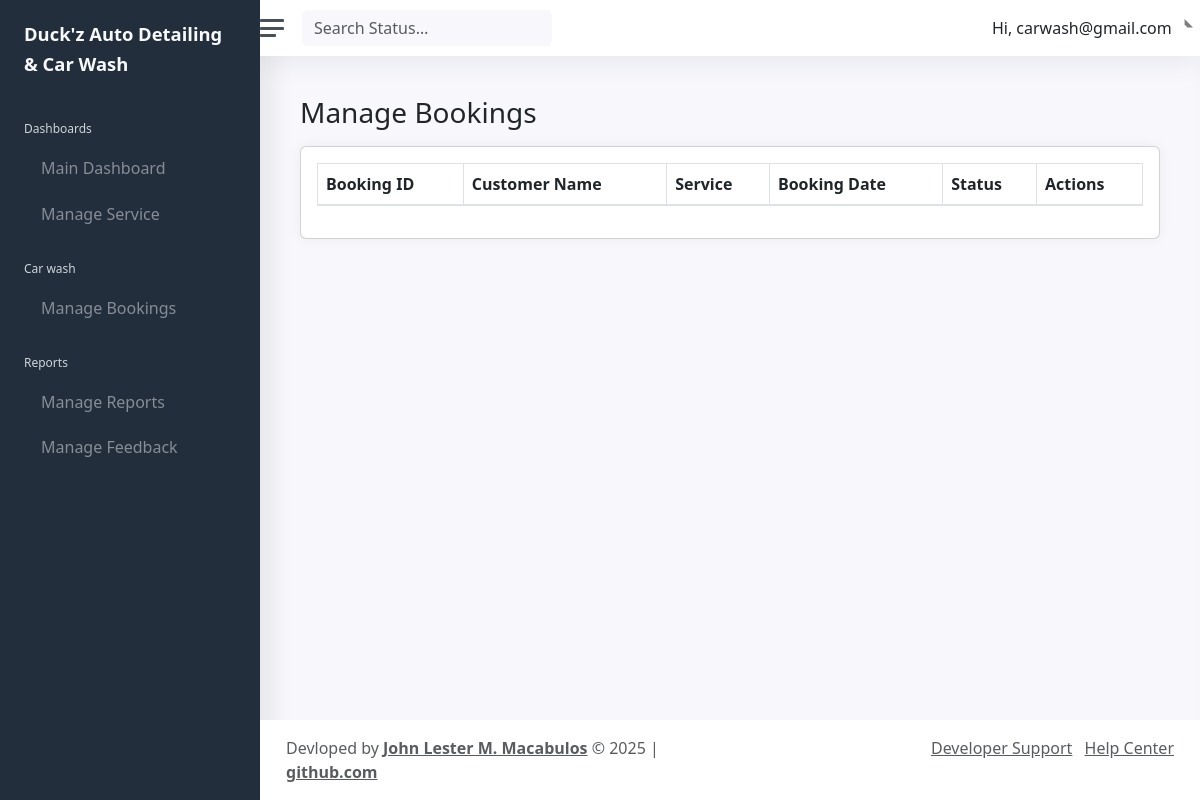
Before: /admin/manage_bookings.php (signed in) with the older database file.
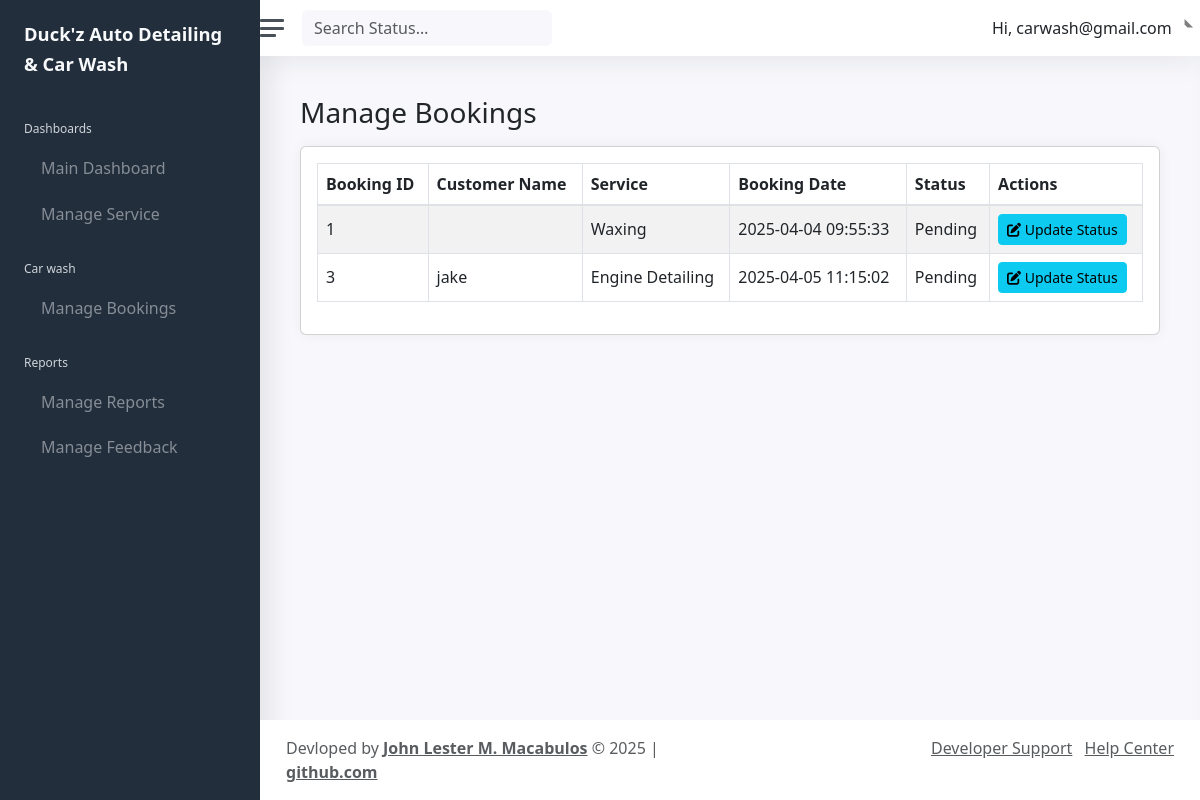
After: the same page with the newer database file.
### tables this page shows
CREATE TABLE `bookings` (
  `BookingID` int(11) NOT NULL,
  `CustomerID` int(11) NOT NULL,
  `ServiceID` int(11) NOT NULL,
  `BookingDate` datetime DEFAULT current_timestamp(),
  `StatusID` int(11) DEFAULT 1
);

CREATE TABLE `service` (
  `ServiceID` int(11) NOT NULL,
  `ServiceName` varchar(100) NOT NULL,
  `Description` text DEFAULT NULL
);

CREATE TABLE `customer` (
  `CustomerID` int(11) NOT NULL,
  `Username` varchar(50) NOT NULL,
  `EmailAddress` varchar(100) NOT NULL,
  `Age` int(11) DEFAULT NULL,
  `Password` varchar(255) NOT NULL,
  `ConfirmPassword` varchar(255) NOT NULL,
  `ProfilePicture` varchar(255) DEFAULT NULL,
  `ServiceID` int(11) DEFAULT NULL,
  `BookingDate` datetime DEFAULT NULL,
  `StatusID` int(11) DEFAULT 1
);

### admin/manage_bookings.php (the view, shortened to what this page needs)
<?php
require_once '../connection/conn.php';
$sql = "SELECT b.BookingID, b.BookingDate, b.StatusID, c.Username AS CustomerName, s.ServiceName
        FROM bookings b
        JOIN customer c ON b.CustomerID = c.CustomerID
        JOIN service s ON b.ServiceID = s.ServiceID
        ORDER BY b.BookingID ASC";
$result = mysqli_query($conn, $sql);
?>
<!DOCTYPE html>
<html lang="en">
<?php include 'includes/head.php'; ?>
<body>
<div class="wrapper">
    <?php include 'includes/nav.php'; ?>
    <div class="main">
        <?php include 'includes/navtop.php'; ?>
        <main class="content">
            <div class="container-fluid p-0">
                <h1 class="h3 mb-3">Manage Bookings</h1>
                <div class="row">
                    <div class="col-12">
                        <div class="card">
                            <div class="card-body">
                                <table id="example" class="table table-striped table-bordered">
                                    <thead>
                                        <tr>
                                            <th>Booking ID</th>
                                            <th>Customer Name</th>
                                            <th>Service</th>
                                            <th>Booking Date</th>
                                            <th>Status</th>
                                            <th>Actions</th>
                                        </tr>
                                    </thead>
                                    <tbody>
                                    <?php while ($row = mysqli_fetch_assoc($result)): ?>
                                        <tr>
                                            <td><?php echo $row['BookingID']; ?></td>
                                            <td><?php echo $row['CustomerName']; ?></td>
                                            <td><?php echo $row['ServiceName']; ?></td>
                                            <td><?php echo $row['BookingDate']; ?></td>
                                            <td><?php echo $row['StatusID'] == 1 ? 'Pending' : ($row['StatusID'] == 2 ? 'Completed' : 'Cancelled'); ?></td>
                                            <td>
                                                <button class="btn btn-info btn-sm" onclick="editBooking(<?php echo $row['BookingID']; ?>)" data-bs-toggle="modal" data-bs-target="#updateStatusModal">
                                                    <i class="fa fa-edit"></i> Update Status
                                                </button>
                                            </td>
                                        </tr>
                                    <?php endwhile; ?>
                                    </tbody>
                                </table>
                            </div>
                        </div>
                    </div>
                </div>
            </div>
        </main>
        <?php include 'includes/footer.php'; ?>
    </div>
</div>
</body>
</html>

### admin/includes/head.php (shortened to what this page needs)
<head>
	<link href="css/app.css" rel="stylesheet">
<link href="https://cdn.jsdelivr.net/npm/bootstrap@5.3.0/dist/css/bootstrap.min.css" rel="stylesheet">
    <link rel="stylesheet" href="https://cdnjs.cloudflare.com/ajax/libs/font-awesome/6.5.0/css/all.min.css">
</head>

### admin/includes/nav.php
<nav id="sidebar" class="sidebar">
			<div class="sidebar-content js-simplebar">
				<a class="sidebar-brand" href="index.php">
          <span class="align-middle">Duck'z Auto Detailing & Car Wash</span>
        </a>
				<ul class="sidebar-nav">
					<li class="sidebar-header">
						Dashboards
					</li>
					<li class="sidebar-item">
						<a class="sidebar-link" href="dashboard.php">
              <i class="align-middle" data-feather="sliders"></i> <span class="align-middle">Main Dashboard</span>
            </a>
					</li>
					<li class="sidebar-item">
						<a class="sidebar-link" href="manage_services.php">
              <i class="align-middle" data-feather="check-circle"></i> <span class="align-middle">Manage Service</span>
            </a>
					</li>
					<li class="sidebar-header">
						Car wash
					</li>
					<li class="sidebar-item">
						<a class="sidebar-link" href="manage_bookings.php">
              <i class="align-middle"></i> <span class="align-middle">Manage Bookings</span>
            </a>
					</li>
					<li class="sidebar-header">
						Reports
					</li>
					<li class="sidebar-item">
						<a class="sidebar-link" href="manage_reports.php">
              <i class="align-middle" data-feather="bar-chart-2"></i> <span class="align-middle">Manage Reports</span>
            </a>
					</li>
			<li class="sidebar-item">
						<a class="sidebar-link" href="manage_feedback.php">
              <i class="align-middle" data-feather="bar-chart-2"></i> <span class="align-middle">Manage Feedback</span>
            </a>
					</li>
				</ul>
			</div>
		</nav>

### admin/includes/navtop.php (shortened to what this page needs)
<nav class="navbar navbar-expand navbar-light navbar-bg">
   <a class="sidebar-toggle d-flex">
      <i class="hamburger align-self-center"></i>
   </a>
   <form method="POST" action="" class="form-inline d-none d-sm-inline-block">
      <div class="input-group input-group-navbar">
         <input type="text" class="form-control" placeholder="Search Status…" aria-label="Search Status" name="track">
         <div class="input-group-append">
            <button class="btn" type="submit">
            </button>
         </div>
      </div>
   </form>
   <div class="navbar-collapse collapse">
      <ul class="navbar-nav navbar-align">
         <li class="nav-item dropdown">
            <a class="nav-link dropdown-toggle d-none d-sm-inline-block" href="#" data-bs-toggle="dropdown">
               <span class="text-dark">Hi, <?php echo $_SESSION["email"]; ?></span>
            </a>
         </li>
      </ul>
   </div>
</nav>

### admin/includes/footer.php
<footer class="footer">
				<div class="container-fluid">
					<div class="row text-muted">
						<div class="col-6 text-left">
							<p class="mb-0">
								Devloped by <a href="https://github.com/Macabulos" class="text-muted"><strong>John Lester M. Macabulos</strong></a> &copy; <?php echo date("Y");?> | <a href="https://github.com/Macabulos" class="text-muted"><strong>github.com</strong></a>
							</p>
						</div>
						<div class="col-6 text-right">
							<ul class="list-inline">
								<li class="list-inline-item">
									<a class="text-muted" href="https://github.com/Macabulos">Developer Support</a>
								</li>
								<li class="list-inline-item">
									<a class="text-muted" href="mailto:info@w3genesis.com">Help Center</a>
								</li>
							</ul>
						</div>
					</div>
				</div>
			</footer>

Changed rows visible on the page:
added bookings: BookingID "1", ServiceID.ServiceName "Waxing", BookingDate "2025-04-04 09:55:33", shows "Pending"
added bookings: BookingID "3", CustomerID.Username "jake", ServiceID.ServiceName "Engine Detailing", BookingDate "2025-04-05 11:15:02", shows "Pending"
